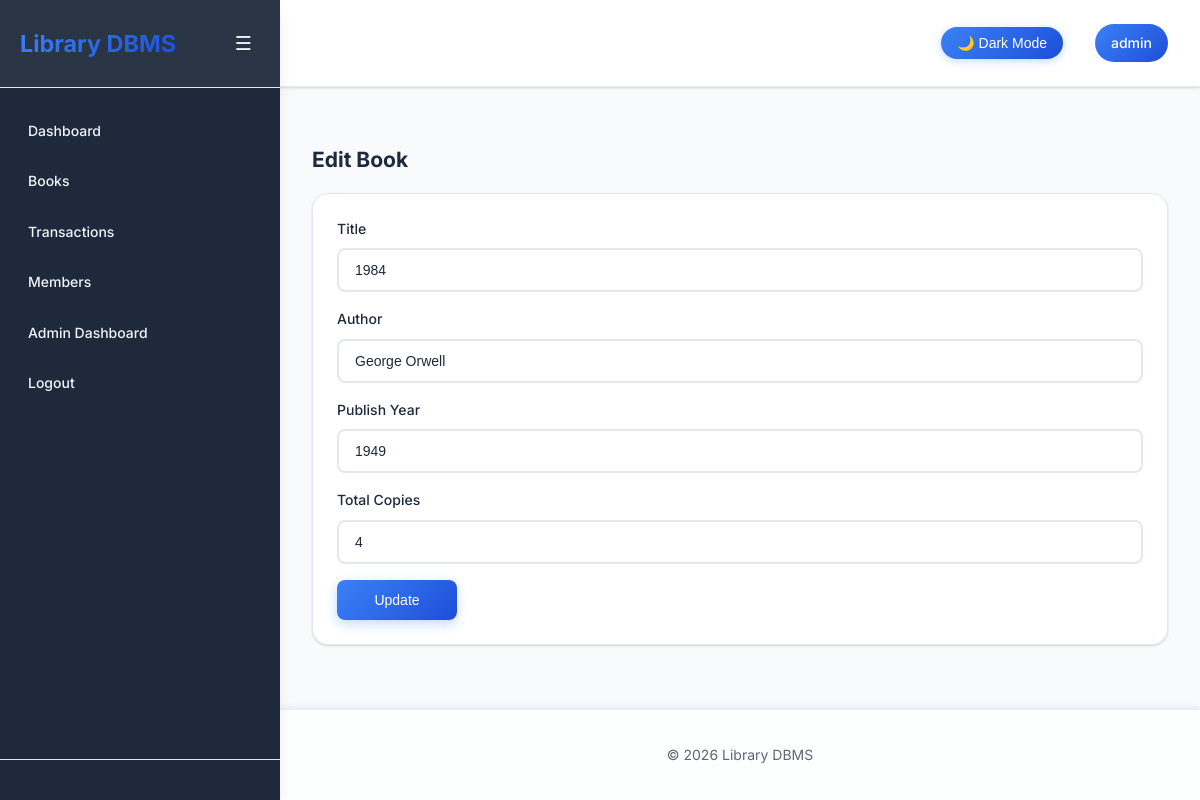
The page /books/edit/439 (signed in) on the database its author committed.
### tables this page shows
CREATE TABLE books_new (
            book_id INTEGER PRIMARY KEY AUTOINCREMENT,
            title TEXT NOT NULL,
            author TEXT NOT NULL,
            total_copies INTEGER DEFAULT 1,
            available_copies INTEGER DEFAULT 1,
            created_at TIMESTAMP DEFAULT CURRENT_TIMESTAMP
        , publish_year INTEGER);

### app_sqlite.py (the view, shortened to what this page needs)
@app.route("/books/edit/<int:book_id>", methods=["GET", "POST"])
@login_required
@admin_required
def edit_book(book_id):
    conn = get_db_connection()
    cursor = conn.cursor()
    cursor.execute("SELECT * FROM books_new WHERE book_id=?", (book_id,))
    book = cursor.fetchone()
    conn.close()
    return render_template("edit_book.html", book=book)

### app_sqlite.py (called while the page is built)
def dict_factory(cursor, row):
    d = {}
    for idx, col in enumerate(cursor.description):
        value = row[idx]
        if col[0] in ['issue_date', 'due_date', 'return_date', 'created_at'] and value:
            try:
                if isinstance(value, str):
                    if 'T' in value:
                        value = datetime.fromisoformat(value.replace('Z', '+00:00'))
                    else:
                        value = datetime.fromisoformat(value)
            except (ValueError, TypeError):
                pass  # Keep as string if conversion fails
        d[col[0]] = value
    return d

def get_db_connection():
    conn = sqlite3.connect(DATABASE)
    conn.row_factory = dict_factory
    return conn

def login_required(f):
    @wraps(f)
    def inner(*args, **kwargs):
        if "username" not in session:
            return redirect(url_for("login"))
        return f(*args, **kwargs)
    return inner

def admin_required(f):
    @wraps(f)
    def inner(*args, **kwargs):
        if session.get("role") != "admin":
            flash("Admin access required!", "danger")
            return redirect(url_for("index"))
        return f(*args, **kwargs)
    return inner

### templates/edit_book.html
{% extends "base.html" %}
{% block content %}
<div class="container mt-4">
  <h2 class="mb-3">Edit Book</h2>
  <form method="post" class="card p-4 shadow-sm">
    <div class="mb-3">
      <label class="form-label">Title</label>
      <input type="text" name="title" class="form-control" value="{{ book.title }}" required>
    </div>
    <div class="mb-3">
      <label class="form-label">Author</label>
      <input type="text" name="author" class="form-control" value="{{ book.author }}" required>
    </div>
    <div class="mb-3">
      <label class="form-label">Publish Year</label>
      <input type="number" name="publish_year" class="form-control" value="{{ book.publish_year }}" min="0" max="2100">
    </div>
    <div class="mb-3">
      <label class="form-label">Total Copies</label>
      <input type="number" name="total_copies" class="form-control" value="{{ book.total_copies }}" min="1" required>
    </div>
    <button class="btn btn-primary">Update</button>
  </form>
</div>
{% endblock %}

### static/style.css (style rules this page uses)
:root { --bg-color: #f8fafc; --text-color: #1e293b; --card-bg: #ffffff; --sidebar-bg: #1e293b; --sidebar-text: #f1f5f9; --btn-primary: #3b82f6; --btn-success: #10b981; --btn-danger: #ef4444; --btn-warning: #f59e0b; --border-color: #e2e8f0; --shadow: 0 1px 3px 0 rgba(0, 0, 0, 0.1), 0 1px 2px 0 rgba(0, 0, 0, 0.06); --shadow-lg: 0 10px 15px -3px rgba(0, 0, 0, 0.1), 0 4px 6px -2px rgba(0, 0, 0, 0.05); --gradient-primary: linear-gradient(135deg, #3b82f6 0%, #1d4ed8 100%); --gradient-success: linear-gradient(135deg, #10b981 0%, #059669 100%); --gradient-danger: linear-gradient(135deg, #ef4444 0%, #dc2626 100%); --gradient-warning: linear-gradient(135deg, #f59e0b 0%, #d97706 100%); }
* { box-sizing: border-box; }
body { font-family: 'Inter', -apple-system, BlinkMacSystemFont, 'Segoe UI', sans-serif; margin: 0; padding: 0; background: var(--bg-color); color: var(--text-color); transition: all 0.3s cubic-bezier(0.4, 0, 0.2, 1); line-height: 1.6; font-size: 14px; }
html { scroll-behavior: smooth; }
.card { background: var(--card-bg); padding: 24px; border-radius: 16px; box-shadow: var(--shadow); border: 1px solid var(--border-color); transition: all 0.3s cubic-bezier(0.4, 0, 0.2, 1); position: relative; overflow: hidden; }
.card::before { content: ''; position: absolute; top: 0; left: 0; right: 0; height: 4px; background: var(--gradient-primary); transform: scaleX(0); transition: transform 0.3s ease; }
.btn { display: inline-flex; align-items: center; justify-content: center; gap: 8px; padding: 12px 20px; border: none; border-radius: 8px; cursor: pointer; color: white; text-decoration: none; font-weight: 500; font-size: 0.875rem; transition: all 0.3s cubic-bezier(0.4, 0, 0.2, 1); position: relative; overflow: hidden; min-width: 120px; }
.btn::before { content: ''; position: absolute; top: 0; left: -100%; width: 100%; height: 100%; background: linear-gradient(90deg, transparent, rgba(255,255,255,0.2), transparent); transition: left 0.5s; }
.btn-primary { background: var(--gradient-primary); box-shadow: 0 4px 12px rgba(59, 130, 246, 0.3); }
.form-control { width: 100%; padding: 12px 16px; border: 2px solid var(--border-color); border-radius: 8px; background: var(--card-bg); color: var(--text-color); font-size: 0.875rem; transition: all 0.3s ease; box-sizing: border-box; }
.form-control::placeholder { color: var(--text-color); opacity: 0.6; }
label { display: block; margin-bottom: 8px; font-weight: 500; color: var(--text-color); }
.mb-3 { margin-bottom: 1rem; }
.mt-4 { margin-top: 1.5rem; }

### rows shown on the page
books_new: title "1984", author "George Orwell", publish_year "1949", total_copies "4"

### other values the page prints
{{ session.get('username') }} "admin"
